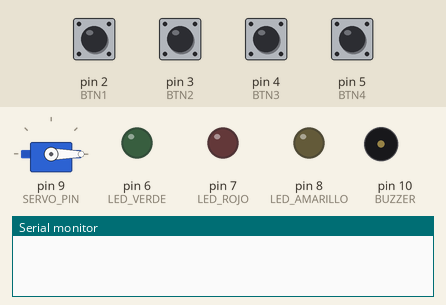
This sketch was run on a simulated Arduino Uno, built with avr-gcc and run on an emulated ATmega328P. On the bench: servo, output pins drawn as LEDs (lit = HIGH), buzzer (waves = sounding), the last lines printed to the serial monitor. Inputs (shaded band) come from the test bench; at power-on: pin 2 (BTN1), pin 3 (BTN2), pin 4 (BTN3), pin 5 (BTN4) HIGH.

Above: at 1.7 s.
1.8 s: pin 2 (BTN1) pulled LOW for 1 s
At 2.45 s:
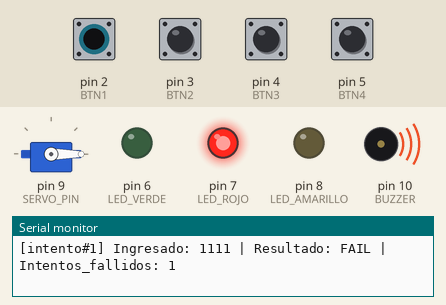
At 4.3 s:
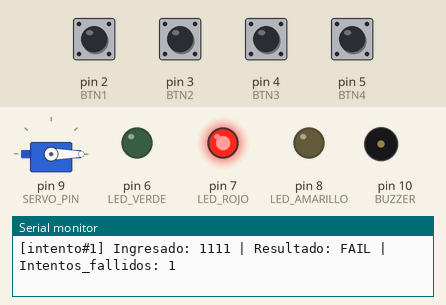
Timing chart, 0 to 8.9 s (numbered marks = the images above; inputs shaded):
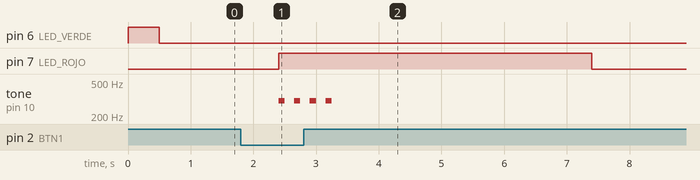

The sketch:

P3_Control_de_Acceso.ino
```cpp
// ============================================================
// PROYECTO INTEGRADOR 3 — Control de Acceso con Pulsadores
// Wokwi | Arduino UNO
// ============================================================

#include <Servo.h>

// ── PINES
#define BTN1  2
#define BTN2  3
#define BTN3  4
#define BTN4  5
#define LED_VERDE    6
#define LED_ROJO     7
#define LED_AMARILLO 8
#define SERVO_PIN    9
#define BUZZER       10

// ── CÓDIGO CORRECTO (modificable)
const int CODIGO[4] = {1, 3, 2, 4};

// ── ESTADOS
#define ESPERA           0
#define INGRESANDO       1
#define ABIERTO          2
#define BLOQUEADO_CORTO  3
#define BLOQUEADO_LARGO  4

// ── VARIABLES
int  estado          = ESPERA;
int  ingresado[4]    = {0,0,0,0};
int  posicion        = 0;   // cuántos dígitos lleva
int  fallos          = 0;   // intentos fallidos consecutivos
int  numIntento      = 0;   // contador global de intentos

unsigned long tEstado  = 0;  // temporizador del estado actual
unsigned long tDebBtn  = 0;
unsigned long tBuzzer  = 0;
unsigned long tBlink   = 0;  // parpadeo LED amarillo

bool buzzerON    = false;
int  buzzerPaso  = 0;
int  buzzerTotal = 0;
bool buzzerLargo = false;
bool ledAmarillo = false;

Servo servo;

// ── SETUP
void setup() {
  Serial.begin(9600);
  pinMode(BTN1,        INPUT_PULLUP);
  pinMode(BTN2,        INPUT_PULLUP);
  pinMode(BTN3,        INPUT_PULLUP);
  pinMode(BTN4,        INPUT_PULLUP);
  pinMode(LED_VERDE,   OUTPUT);
  pinMode(LED_ROJO,    OUTPUT);
  pinMode(LED_AMARILLO,OUTPUT);
  pinMode(BUZZER,      OUTPUT);

  servo.attach(SERVO_PIN);
  servo.write(0);  // cerrado

  apagarLEDs();
  digitalWrite(LED_VERDE, HIGH);  // verde al inicio = listo
  delay(500);
  apagarLEDs();
}

// ── LOOP
void loop() {
  unsigned long ahora = millis();
  leerBotones(ahora);
  actualizarEstado(ahora);
  gestionarBuzzer(ahora);
  parpadeoAmarillo(ahora);
}

// ── APAGAR TODOS LOS LEDs
void apagarLEDs() {
  digitalWrite(LED_VERDE,    LOW);
  digitalWrite(LED_ROJO,     LOW);
  digitalWrite(LED_AMARILLO, LOW);
}

// ── LECTURA BOTONES
void leerBotones(unsigned long ahora) {
  if (estado == BLOQUEADO_CORTO || estado == BLOQUEADO_LARGO) return;
  if (ahora - tDebBtn < 200) return;

  int digito = 0;
  if (digitalRead(BTN1) == LOW) digito = 1;
  else if (digitalRead(BTN2) == LOW) digito = 2;
  else if (digitalRead(BTN3) == LOW) digito = 3;
  else if (digitalRead(BTN4) == LOW) digito = 4;

  if (digito == 0) return;
  tDebBtn = ahora;

  if (estado == ESPERA) {
    estado = INGRESANDO;
    posicion = 0;
  }

  if (estado == INGRESANDO) {
    ingresado[posicion] = digito;
    posicion++;

    // Parpadeo rápido del amarillo al presionar
    apagarLEDs();
    digitalWrite(LED_AMARILLO, HIGH);

    if (posicion == 4) {
      verificarCodigo(ahora);
    }
  }
}

// ── VERIFICAR CÓDIGO
void verificarCodigo(unsigned long ahora) {
  numIntento++;
  bool correcto = true;
  for (int i = 0; i < 4; i++) {
    if (ingresado[i] != CODIGO[i]) { correcto = false; break; }
  }

  // Imprimir en Serial REQ-07
  Serial.print("[intento#"); Serial.print(numIntento); Serial.print("] ");
  Serial.print("Ingresado: ");
  for (int i = 0; i < 4; i++) Serial.print(ingresado[i]);
  Serial.print(" | Resultado: ");
  Serial.print(correcto ? "OK" : "FAIL");
  Serial.print(" | Intentos_fallidos: ");
  Serial.println(correcto ? 0 : fallos + 1);

  if (correcto) {
    fallos = 0;
    estado = ABIERTO;
    tEstado = ahora;
    apagarLEDs();
    digitalWrite(LED_VERDE, HIGH);
    servo.write(90);
    iniciarBuzzer(2, false);  // 2 tonos ascendentes
  } else {
    fallos++;
    if (fallos >= 3) {
      estado = BLOQUEADO_LARGO;
    } else {
      estado = BLOQUEADO_CORTO;
    }
    tEstado = ahora;
    apagarLEDs();
    digitalWrite(LED_ROJO, HIGH);
    iniciarBuzzer(4, false);  // tono grave repetitivo
  }
}

// ── MÁQUINA DE ESTADOS (temporizadores)
void actualizarEstado(unsigned long ahora) {
  switch (estado) {
    case ABIERTO:
      // Cierre automático a los 5 segundos
      if (ahora - tEstado >= 5000) {
        servo.write(0);
        apagarLEDs();
        estado = ESPERA;
        posicion = 0;
      }
      break;

    case BLOQUEADO_CORTO:
      // Bloqueo 5 segundos
      if (ahora - tEstado >= 5000) {
        apagarLEDs();
        estado = ESPERA;
        posicion = 0;
      }
      break;

    case BLOQUEADO_LARGO:
      // Bloqueo 30 segundos
      if (ahora - tEstado >= 30000) {
        fallos = 0;
        apagarLEDs();
        estado = ESPERA;
        posicion = 0;
      }
      break;

    case INGRESANDO:
      apagarLEDs();
      // El parpadeoAmarillo() se encarga del LED
      break;

    default:
      break;
  }
}

// ── PARPADEO LED AMARILLO mientras ingresa
void parpadeoAmarillo(unsigned long ahora) {
  if (estado != INGRESANDO) return;
  if (ahora - tBlink < 300) return;
  tBlink = ahora;
  ledAmarillo = !ledAmarillo;
  digitalWrite(LED_AMARILLO, ledAmarillo);
}

// ── BUZZER NO BLOQUEANTE
void iniciarBuzzer(int pulsos, bool largo) {
  buzzerTotal = pulsos * 2;
  buzzerPaso  = 0;
  buzzerLargo = largo;
  buzzerON    = true;
  tBuzzer     = millis() - 9999;
}

void gestionarBuzzer(unsigned long ahora) {
  if (!buzzerON) return;
  unsigned long durON  = buzzerLargo ? 600 : 150;
  unsigned long durOFF = buzzerLargo ? 150 : 100;
  unsigned long dur    = (buzzerPaso % 2 == 0) ? durON : durOFF;

  if (ahora - tBuzzer >= dur) {
    tBuzzer = ahora;
    if (buzzerPaso % 2 == 0) {
      // Tono ascendente en éxito, grave en fallo
      int freq = (estado == ABIERTO) ? (800 + buzzerPaso * 200) : 300;
      tone(BUZZER, freq);
    } else {
      noTone(BUZZER);
    }
    buzzerPaso++;
    if (buzzerPaso >= buzzerTotal) {
      noTone(BUZZER);
      buzzerON = false;
    }
  }
}
```

Measured:
- after the input at 1.8 s, pin 7 (LED_ROJO): LOW → HIGH after 0.60 s, → LOW 5.0 s later; tone on pin 10 (BUZZER): alternates 300 Hz for 0.10 s and silent for 0.15 s, 8 changes in all, then stays silent, starting after 0.60 s
